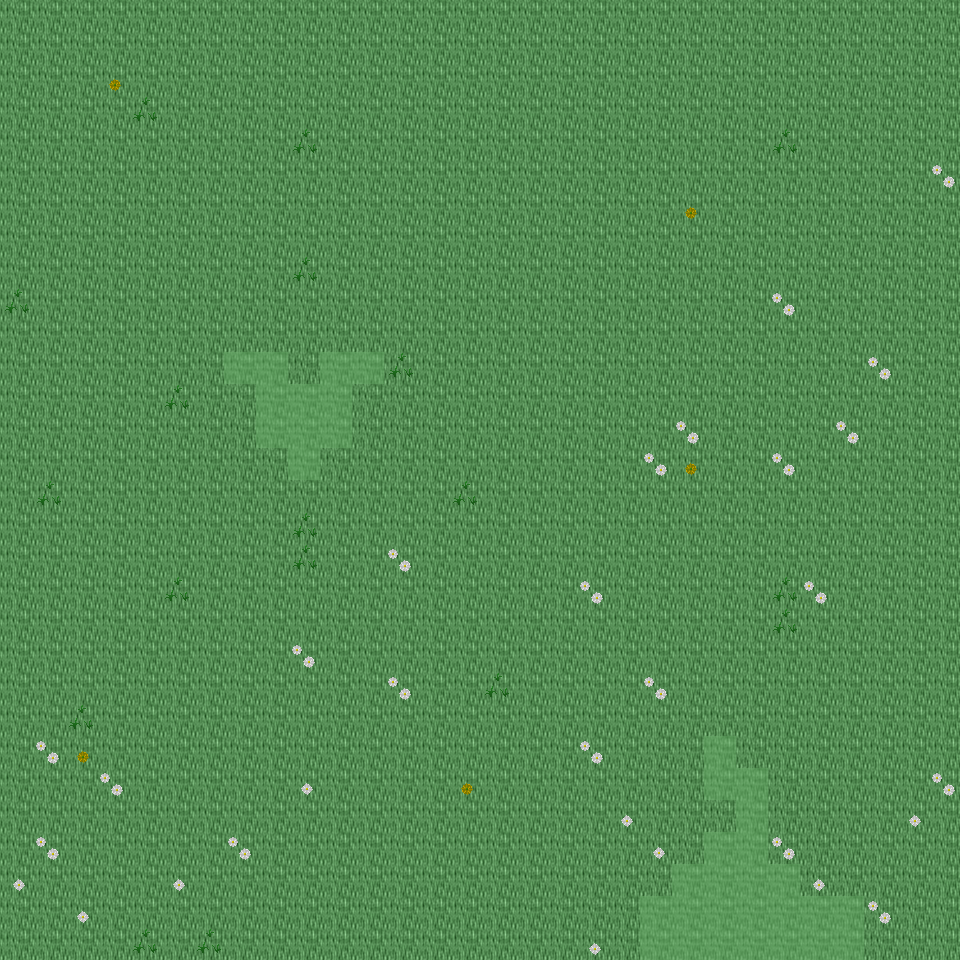

A level layout from a 2D game, rendered from its tile map. Below: a short description, then the map file with tile-grid data replaced by summaries:
An orthogonal 30x30 tile map with 32x32 px tiles, 6 tile layers (Ground, Object, Object2, Above, ...), 13 tilesets and 3 objects (3x mapExit).

<map version="1.0" orientation="orthogonal" renderorder="right-down" width="30" height="30" tilewidth="32" tileheight="32" nextobjectid="4">
  <tileset firstgid="1" name="tileset_ground_ground" tilewidth="32" tileheight="32" tilecount="33" columns="3">
    <image source="../drawable/tileset_ground_ground.png" width="96" height="352" />
  </tileset>
  <tileset firstgid="34" name="tileset_plant_grasses" tilewidth="32" tileheight="32" tilecount="6" columns="3">
    <image source="../drawable/tileset_plant_grasses.png" width="96" height="64" />
  </tileset>
  <tileset firstgid="40" name="tileset_plant_flower_daisy_white" tilewidth="32" tileheight="32" tilecount="8" columns="2">
    <image source="../drawable/tileset_plant_flower_daisy_white.png" width="64" height="128" />
  </tileset>
  <tileset firstgid="48" name="tileset_plant_flower_daisy_yellow" tilewidth="32" tileheight="32" tilecount="8" columns="2">
    <image source="../drawable/tileset_plant_flower_daisy_yellow.png" width="64" height="128" />
  </tileset>
  <tileset firstgid="56" name="tileset_plant_bush_bushes" tilewidth="32" tileheight="32" tilecount="10" columns="5">
    <image source="../drawable/tileset_plant_bush_bushes.png" width="160" height="64" />
  </tileset>
  <tileset firstgid="66" name="tileset_plant_tree_tree_darkgreen" tilewidth="32" tileheight="32" tilecount="88" columns="8">
    <image source="../drawable/tileset_plant_tree_tree_darkgreen.png" width="256" height="352" />
  </tileset>
  <tileset firstgid="154" name="tileset_logic_creature_elf" tilewidth="32" tileheight="32" tilecount="16" columns="8">
    <image source="../drawable/tileset_logic_creature_elf.png" width="256" height="64" />
  </tileset>
  <tileset firstgid="170" name="tileset_logic_creature_rodent" tilewidth="32" tileheight="32" tilecount="8" columns="8">
    <image source="../drawable/tileset_logic_creature_rodent.png" width="256" height="32" />
  </tileset>
  <tileset firstgid="178" name="tileset_logic_creature_animal" tilewidth="32" tileheight="32" tilecount="32" columns="8">
    <image source="../drawable/tileset_logic_creature_animal.png" width="256" height="128" />
  </tileset>
  <tileset firstgid="210" name="tileset_logic_item_resources" tilewidth="32" tileheight="32" tilecount="6" columns="6">
    <image source="../drawable/tileset_logic_item_resources.png" width="192" height="32" />
  </tileset>
  <tileset firstgid="216" name="tileset_logic_item_mushroom" tilewidth="32" tileheight="32" tilecount="6" columns="6">
    <image source="../drawable/tileset_logic_item_mushroom.png" width="192" height="32" />
  </tileset>
  <tileset firstgid="222" name="tileset_logic_collision" tilewidth="32" tileheight="32" tilecount="1" columns="1">
    <image source="../drawable/tileset_logic_collision.png" width="32" height="32" />
  </tileset>
  <tileset firstgid="223" name="tileset_logic_item_herb" tilewidth="32" tileheight="32" tilecount="5" columns="5">
    <image source="../drawable/tileset_logic_item_herb.png" width="160" height="32" />
  </tileset>
  <layer name="Ground" width="30" height="30">
    <data>[900 cells, 900 non-empty, 1 distinct tile ids]</data>
  </layer>
  <layer name="Object" width="30" height="30">
    <data>[900 cells, 88 non-empty, 6 distinct tile ids]</data>
  </layer>
  <layer name="Object2" width="30" height="30">
    <data>[900 cells, 0 non-empty, 0 distinct tile ids]</data>
  </layer>
  <layer name="Above" width="30" height="30">
    <data>[900 cells, 0 non-empty, 0 distinct tile ids]</data>
  </layer>
  <layer name="Above2" width="30" height="30">
    <data>[900 cells, 0 non-empty, 0 distinct tile ids]</data>
  </layer>
  <layer name="Walkable" width="30" height="30">
    <data>[900 cells, 35 non-empty, 1 distinct tile ids]</data>
  </layer>
  <objectgroup name="MapEvents">
    <object id="1" name="south" type="mapExit" x="0" y="928" width="640" height="32">
      <properties>
        <property name="map" value="level_0_x136_y26" />
        <property name="x" value="0" />
        <property name="y" value="1" />
      </properties>
    </object>
    <object id="2" name="south2" type="mapExit" x="864" y="928" width="96" height="32">
      <properties>
        <property name="map" value="level_0_x136_y26" />
        <property name="x" value="27" />
        <property name="y" value="1" />
      </properties>
    </object>
    <object id="3" name="east" type="mapExit" x="928" y="0" width="32" height="960">
      <properties>
        <property name="map" value="level_0_x137_y25" />
        <property name="x" value="1" />
        <property name="y" value="0" />
      </properties>
    </object>
  </objectgroup>
</map>
